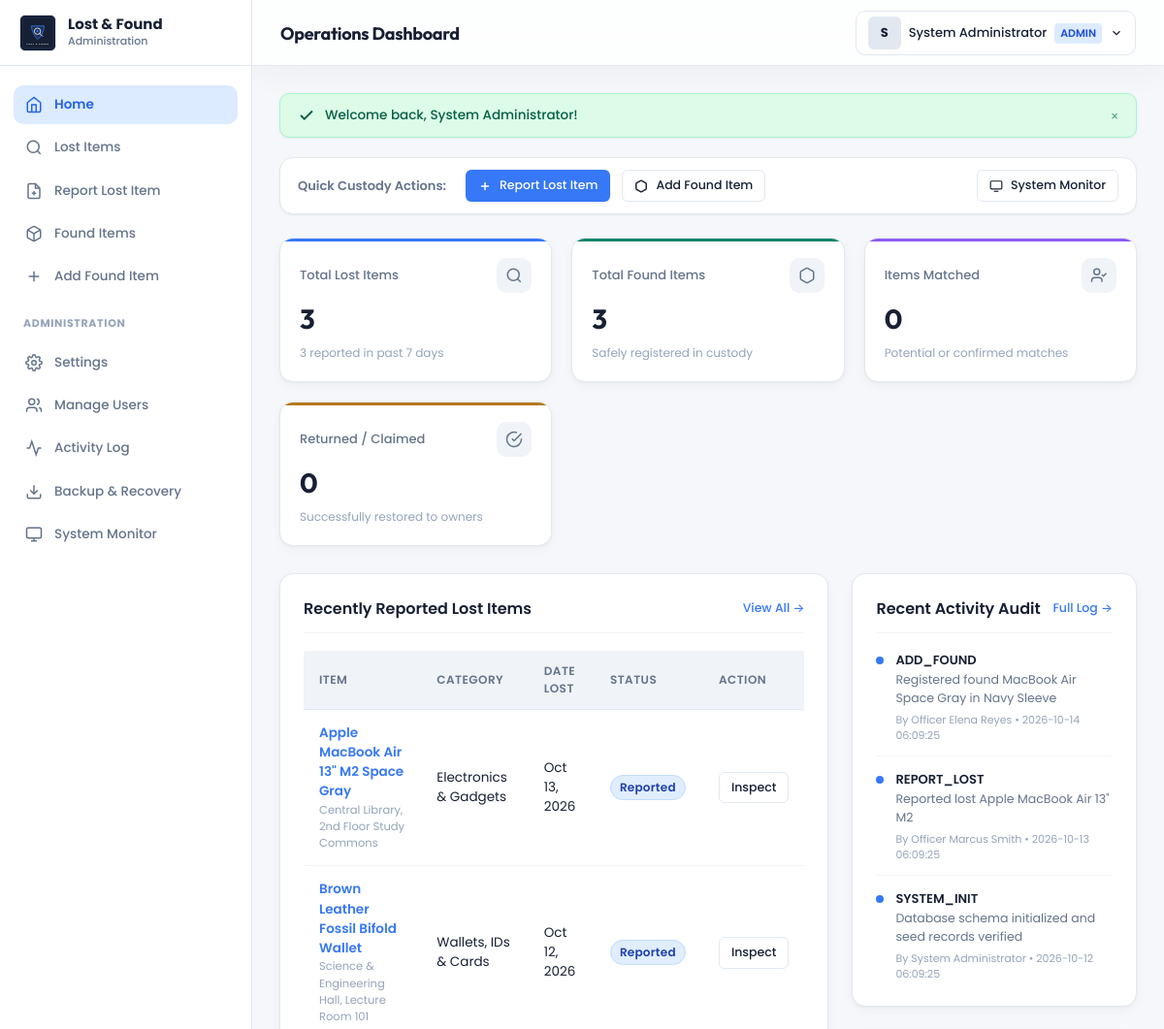
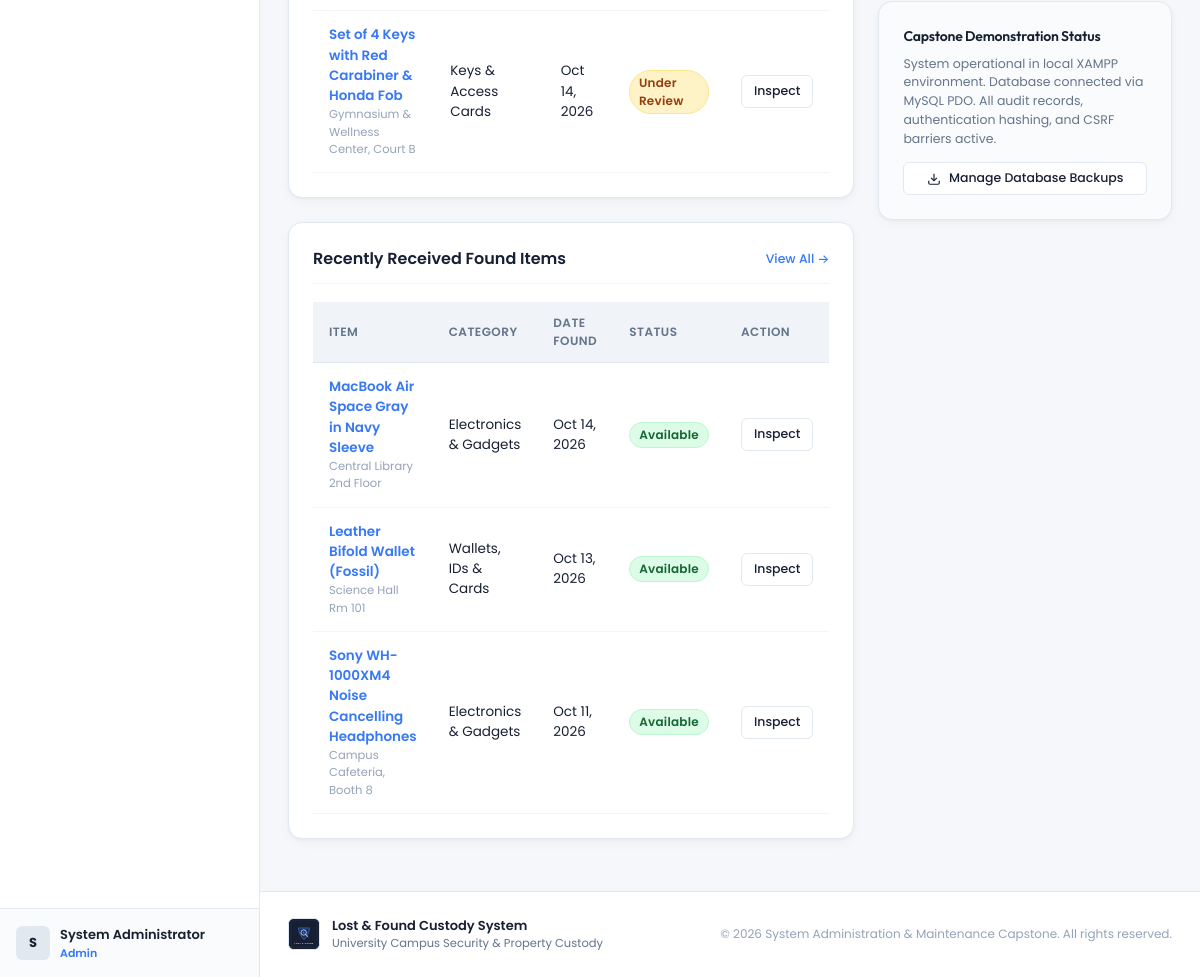
/dashboard.php (signed in), run on the app's committed database (2 pictures, top to bottom).
### tables this page shows
CREATE TABLE `users` (
  `id` int(11) NOT NULL AUTO_INCREMENT,
  `username` varchar(50) NOT NULL,
  `email` varchar(100) NOT NULL,
  `full_name` varchar(100) NOT NULL,
  `role` enum('admin','staff') NOT NULL DEFAULT 'staff',
  `password_hash` varchar(255) NOT NULL,
  `status` enum('active','inactive') NOT NULL DEFAULT 'active',
  `last_login` datetime DEFAULT NULL,
  `created_at` timestamp NOT NULL DEFAULT CURRENT_TIMESTAMP,
  `updated_at` timestamp NOT NULL DEFAULT CURRENT_TIMESTAMP ON UPDATE CURRENT_TIMESTAMP,
  PRIMARY KEY (`id`),
  UNIQUE KEY `uk_username` (`username`),
  UNIQUE KEY `uk_email` (`email`),
  KEY `idx_role` (`role`),
  KEY `idx_status` (`status`)
);

CREATE TABLE `lost_items` (
  `id` int(11) NOT NULL AUTO_INCREMENT,
  `item_name` varchar(150) NOT NULL,
  `category_id` int(11) DEFAULT NULL,
  `description` text NOT NULL,
  `date_lost` date NOT NULL,
  `location_lost` varchar(150) NOT NULL,
  `reported_by_user_id` int(11) NOT NULL,
  `contact_name` varchar(100) DEFAULT NULL,
  `contact_phone` varchar(50) DEFAULT NULL,
  `contact_email` varchar(100) DEFAULT NULL,
  `image_path` varchar(255) DEFAULT NULL,
  `status` enum('Reported','Under Review','Matched','Claimed','Closed') NOT NULL DEFAULT 'Reported',
  `created_at` timestamp NOT NULL DEFAULT CURRENT_TIMESTAMP,
  `updated_at` timestamp NOT NULL DEFAULT CURRENT_TIMESTAMP ON UPDATE CURRENT_TIMESTAMP,
  PRIMARY KEY (`id`),
  KEY `fk_lost_category` (`category_id`),
  KEY `fk_lost_user` (`reported_by_user_id`),
  KEY `idx_lost_status` (`status`),
  KEY `idx_date_lost` (`date_lost`),
  CONSTRAINT `fk_lost_category` FOREIGN KEY (`category_id`) REFERENCES `categories` (`id`) ON DELETE SET NULL,
  CONSTRAINT `fk_lost_user` FOREIGN KEY (`reported_by_user_id`) REFERENCES `users` (`id`)
);

CREATE TABLE `categories` (
  `id` int(11) NOT NULL AUTO_INCREMENT,
  `name` varchar(100) NOT NULL,
  `slug` varchar(100) NOT NULL,
  `description` varchar(255) DEFAULT NULL,
  `icon` varchar(50) DEFAULT 'folder',
  `is_active` tinyint(1) NOT NULL DEFAULT 1,
  `created_at` timestamp NOT NULL DEFAULT CURRENT_TIMESTAMP,
  PRIMARY KEY (`id`),
  UNIQUE KEY `uk_slug` (`slug`)
);

CREATE TABLE `found_items` (
  `id` int(11) NOT NULL AUTO_INCREMENT,
  `item_name` varchar(150) NOT NULL,
  `category_id` int(11) DEFAULT NULL,
  `description` text NOT NULL,
  `date_found` date NOT NULL,
  `location_found` varchar(150) NOT NULL,
  `storage_location` varchar(150) DEFAULT 'Main Custody Locker #1',
  `recorded_by_user_id` int(11) NOT NULL,
  `image_path` varchar(255) DEFAULT NULL,
  `status` enum('Available','Matched','Returned','Disposed') NOT NULL DEFAULT 'Available',
  `additional_notes` text DEFAULT NULL,
  `created_at` timestamp NOT NULL DEFAULT CURRENT_TIMESTAMP,
  `updated_at` timestamp NOT NULL DEFAULT CURRENT_TIMESTAMP ON UPDATE CURRENT_TIMESTAMP,
  PRIMARY KEY (`id`),
  KEY `fk_found_category` (`category_id`),
  KEY `fk_found_user` (`recorded_by_user_id`),
  KEY `idx_found_status` (`status`),
  KEY `idx_date_found` (`date_found`),
  CONSTRAINT `fk_found_category` FOREIGN KEY (`category_id`) REFERENCES `categories` (`id`) ON DELETE SET NULL,
  CONSTRAINT `fk_found_user` FOREIGN KEY (`recorded_by_user_id`) REFERENCES `users` (`id`)
);

CREATE TABLE `activity_logs` (
  `id` int(11) NOT NULL AUTO_INCREMENT,
  `user_id` int(11) DEFAULT NULL,
  `action` varchar(100) NOT NULL,
  `entity_type` varchar(50) DEFAULT NULL,
  `entity_id` int(11) DEFAULT NULL,
  `details` text DEFAULT NULL,
  `ip_address` varchar(45) DEFAULT NULL,
  `user_agent` varchar(255) DEFAULT NULL,
  `created_at` timestamp NOT NULL DEFAULT CURRENT_TIMESTAMP,
  PRIMARY KEY (`id`),
  KEY `idx_log_user` (`user_id`),
  KEY `idx_log_action` (`action`),
  KEY `idx_log_created` (`created_at`)
);

CREATE TABLE `system_settings` (
  `id` int(11) NOT NULL AUTO_INCREMENT,
  `setting_key` varchar(50) NOT NULL,
  `setting_value` text NOT NULL,
  `setting_group` varchar(50) NOT NULL DEFAULT 'general',
  `description` varchar(255) DEFAULT NULL,
  `updated_at` timestamp NOT NULL DEFAULT CURRENT_TIMESTAMP ON UPDATE CURRENT_TIMESTAMP,
  PRIMARY KEY (`id`),
  UNIQUE KEY `uk_setting_key` (`setting_key`)
);

### dashboard.php (the view, shortened to what the rows shown need)
<?php
require_once APP_ROOT . '/includes/auth.php';
require_once APP_ROOT . '/includes/functions.php';
$db = get_db_connection();
$stmtLost = $db->query(
    "SELECT l.*, c.name AS category_name, u.full_name AS reporter_name
     FROM lost_items l
     LEFT JOIN categories c ON l.category_id = c.id
     LEFT JOIN users u ON l.reported_by_user_id = u.id
     ORDER BY l.created_at DESC LIMIT 5"
);
$recentLostItems = $stmtLost->fetchAll();
$stmtFound = $db->query(
    "SELECT f.*, c.name AS category_name, u.full_name AS recorder_name
     FROM found_items f
     LEFT JOIN categories c ON f.category_id = c.id
     LEFT JOIN users u ON f.recorded_by_user_id = u.id
     ORDER BY f.created_at DESC LIMIT 5"
);
$recentFoundItems = $stmtFound->fetchAll();
$stmtLogs = $db->query(
    "SELECT a.*, u.full_name, u.username, u.role
     FROM activity_logs a
     LEFT JOIN users u ON a.user_id = u.id
     ORDER BY a.created_at DESC LIMIT 6"
);
$recentActivities = $stmtLogs->fetchAll();
$pageHeading = 'Operations Dashboard';
require_once APP_ROOT . '/includes/header.php';
require_once APP_ROOT . '/includes/sidebar.php';
?>
<div class="app-main">
    <?php require_once APP_ROOT . '/includes/navbar.php'; ?>
    <div class="content-wrapper">
        <div class="dashboard-split-grid">
            <div>
                <div class="card">
                    <div class="table-responsive">
                        <table class="table-custom">
                            <thead>
                                <tr>
                                    <th>Item</th>
                                    <th>Category</th>
                                    <th>Date Lost</th>
                                    <th>Status</th>
                                    <th>Action</th>
                                </tr>
                            </thead>
                            <tbody>
                                <?php if (empty($recentLostItems)): ?>
                                    <tr><td colspan="5" style="text-align:center;color:var(--text-muted);padding:24px;">No lost items reported yet.</td></tr>
                                <?php else: ?>
                                    <?php foreach ($recentLostItems as $item): ?>
                                        <tr>
                                            <td style="font-weight:600;">
                                                <a href="<?= BASE_URL ?>/lost_items/view.php?id=<?= $item['id'] ?>"><?= e($item['item_name']) ?></a>
                                                <div style="font-size:11.5px;color:var(--text-muted);font-weight:normal;"><?= e($item['location_lost']) ?></div>
                                            </td>
                                            <td><?= e($item['category_name'] ?? 'General') ?></td>
                                            <td><?= format_date($item['date_lost']) ?></td>
                                            <td><?= render_status_badge($item['status']) ?></td>
                                            <td>
                                                <a href="<?= BASE_URL ?>/lost_items/view.php?id=<?= $item['id'] ?>" class="btn btn-secondary btn-sm">Inspect</a>
                                            </td>
                                        </tr>
                                    <?php endforeach; ?>
                                <?php endif; ?>
                            </tbody>
                        </table>
                    </div>
                </div>
                <div class="card">
                    <div class="table-responsive">
                        <table class="table-custom">
                            <thead>
                                <tr>
                                    <th>Item</th>
                                    <th>Category</th>
                                    <th>Date Found</th>
                                    <th>Status</th>
                                    <th>Action</th>
                                </tr>
                            </thead>
                            <tbody>
                                <?php if (empty($recentFoundItems)): ?>
                                    <tr><td colspan="5" style="text-align:center;color:var(--text-muted);padding:24px;">No found items registered yet.</td></tr>
                                <?php else: ?>
                                    <?php foreach ($recentFoundItems as $item): ?>
                                        <tr>
                                            <td style="font-weight:600;">
                                                <a href="<?= BASE_URL ?>/found_items/view.php?id=<?= $item['id'] ?>"><?= e($item['item_name']) ?></a>
                                                <div style="font-size:11.5px;color:var(--text-muted);font-weight:normal;"><?= e($item['location_found']) ?></div>
                                            </td>
                                            <td><?= e($item['category_name'] ?? 'General') ?></td>
                                            <td><?= format_date($item['date_found']) ?></td>
                                            <td><?= render_status_badge($item['status']) ?></td>
                                            <td>
                                                <a href="<?= BASE_URL ?>/found_items/view.php?id=<?= $item['id'] ?>" class="btn btn-secondary btn-sm">Inspect</a>
                                            </td>
                                        </tr>
                                    <?php endforeach; ?>
                                <?php endif; ?>
                            </tbody>
                        </table>
                    </div>
                </div>
            </div>
            <div>
                <div class="card">
                    <div class="activity-feed-list">
                        <?php if (empty($recentActivities)): ?>
                            <div style="color:var(--text-muted);font-size:13px;text-align:center;padding:20px;">No recorded events yet.</div>
                        <?php else: ?>
                            <?php foreach ($recentActivities as $act): ?>
                                <div class="activity-feed-item">
                                    <div class="activity-dot"></div>
                                    <div class="activity-content">
                                        <div class="activity-action"><?= e($act['action']) ?></div>
                                        <div class="activity-details"><?= e($act['details'] ?? 'Executed event') ?></div>
                                        <div class="activity-time">
                                            By <?= e($act['full_name'] ?? 'System') ?> &bull; <?= e($act['created_at']) ?>
                                        </div>
                                    </div>
                                </div>
                            <?php endforeach; ?>
                        <?php endif; ?>
                    </div>
                </div>
            </div>
        </div>
<?php
require_once APP_ROOT . '/includes/footer.php';
?>

### includes/sidebar.php (shortened to what the rows shown need)
<?php
$user = current_user();
?>
<aside class="app-sidebar">
    <div class="sidebar-footer">
        <div class="sidebar-user-card">
            <div class="user-avatar-badge">
                <?= strtoupper(substr($user['full_name'] ?? 'U', 0, 1)) ?>
            </div>
            <div class="user-details">
                <div class="user-name"><?= e($user['full_name'] ?? 'Staff') ?></div>
                <div class="user-role-badge"><?= e($user['role'] ?? 'staff') ?></div>
            </div>
        </div>
    </div>
</aside>

### includes/navbar.php (shortened to what the rows shown need)
<?php
$user = current_user();
$pageHeading = $pageHeading ?? 'Overview';
?>
<header class="app-topbar glass-panel">
    <div class="topbar-left">
        <h1 class="topbar-page-title"><?= e($pageHeading) ?></h1>
    </div>
    <div class="topbar-right">
        <?php if ($user): ?>
            <div class="profile-menu">
                <button type="button" class="profile-trigger" id="profileTrigger" aria-expanded="false">
                    <div class="user-avatar-badge">
                        <?= strtoupper(substr($user['full_name'], 0, 1)) ?>
                    </div>
                    <span style="font-weight: 500;"><?= e($user['full_name']) ?></span>
                    <span style="font-size: 11px; padding: 2px 6px; border-radius: 4px; background: <?= is_admin() ? '#DCEBFF' : '#E2E8F0' ?>; color: <?= is_admin() ? '#1D4ED8' : '#475569' ?>; font-weight: 600; text-transform: uppercase;">
                        <?= e($user['role']) ?>
                    </span>
                    <svg width="14" height="14" viewBox="0 0 24 24" fill="none" stroke="currentColor" stroke-width="2"><path d="m6 9 6 6 6-6"/></svg>
                </button>
            </div>
        <?php endif; ?>
    </div>
</header>

### includes/functions.php (shortened to what the rows shown need)
<?php
function e($value): string {
    return htmlspecialchars((string)($value ?? ''), ENT_QUOTES, 'UTF-8');
}
function get_system_setting(string $key, string $default = ''): string {
    try {
        $db = get_db_connection();
        $stmt = $db->prepare("SELECT setting_value FROM system_settings WHERE setting_key = :k LIMIT 1");
        $stmt->execute(['k' => $key]);
        $val = $stmt->fetchColumn();
        if ($val !== false) {
            return (string)$val;
        }
    } catch (Exception $e) {
        error_log('Failed to fetch setting ' . $key . ': ' . $e->getMessage());
    }
    return $default;
}
function render_status_badge(string $status): string {
    $map = [
        'Reported'     => ['bg' => '#E0EDFD', 'text' => '#1E40AF', 'border' => '#BFDBFE'],
        'Under Review' => ['bg' => '#FEF3C7', 'text' => '#92400E', 'border' => '#FDE68A'],
        'Matched'      => ['bg' => '#EDE9FE', 'text' => '#6D28D9', 'border' => '#DDD6FE'],
        'Available'    => ['bg' => '#DCFCE7', 'text' => '#166534', 'border' => '#BBF7D0'],
        'Returned'     => ['bg' => '#D1FAE5', 'text' => '#065F46', 'border' => '#A7F3D0'],
        'Claimed'      => ['bg' => '#D1FAE5', 'text' => '#065F46', 'border' => '#A7F3D0'],
        'Closed'       => ['bg' => '#F1F5F9', 'text' => '#475569', 'border' => '#E2E8F0'],
        'Disposed'     => ['bg' => '#FEE2E2', 'text' => '#991B1B', 'border' => '#FECACA'],
        'active'       => ['bg' => '#DCFCE7', 'text' => '#166534', 'border' => '#BBF7D0'],
        'inactive'     => ['bg' => '#FEE2E2', 'text' => '#991B1B', 'border' => '#FECACA'],
    ];
    $cfg = $map[$status] ?? ['bg' => '#F1F5F9', 'text' => '#475569', 'border' => '#E2E8F0'];
    return sprintf(
        '<span style="display:inline-flex;align-items:center;padding:3px 9px;border-radius:9999px;font-size:12px;font-weight:600;background:%s;color:%s;border:1px solid %s;letter-spacing:0.02em;">%s</span>',
        $cfg['bg'],
        $cfg['text'],
        $cfg['border'],
        e($status)
    );
}
function format_date(?string $dateStr): string {
    $timestamp = strtotime($dateStr);
    return date('M d, Y', $timestamp);
}

### includes/footer.php (shortened to what the rows shown need)
<?php
$orgName = get_system_setting('organization_name', 'Campus Security & Property Custody');
$sysName = get_system_setting('system_name', 'Lost & Found Management System');
?>
    </div>
    <footer style="margin-top: auto; background: #FFFFFF; border-top: 1px solid var(--border-color); padding: 24px 28px;">
        <div style="max-width: 1400px; margin: 0 auto; display: flex; flex-wrap: wrap; justify-content: space-between; align-items: center; gap: 16px;">
            <div style="display: flex; align-items: center; gap: 12px;">
                <div>
                    <div style="font-size: 13px; font-weight: 600; color: var(--text-primary);"><?= e($sysName) ?></div>
                    <div style="font-size: 11.5px; color: var(--text-secondary);"><?= e($orgName) ?></div>
                </div>
            </div>
        </div>
    </footer>
    </div>
</div>
</body>
</html>

### data on the page
users: full_name "S", full_name "System Administrator", role "Admin", role "ADMIN"
lost_items: item_name "Apple MacBook Air 13\" M2 Space Gray", location_lost "Central Library, 2nd Floor Study Commons", category.name "Electronics & Gadgets", date_lost "Oct 13, 2026", status "Reported"
lost_items: item_name "Brown Leather Fossil Bifold Wallet", location_lost "Science & Engineering Hall, Lecture Room 101", category.name "Wallets, IDs & Cards", date_lost "Oct 12, 2026", status "Reported"
lost_items: item_name "Set of 4 Keys with Red Carabiner & Honda Fob", location_lost "Gymnasium & Wellness Center, Court B", category.name "Keys & Access Cards", date_lost "Oct 14, 2026", status "Under Review"
found_items: item_name "MacBook Air Space Gray in Navy Sleeve", location_found "Central Library 2nd Floor", category.name "Electronics & Gadgets", date_found "Oct 14, 2026", status "Available"
found_items: item_name "Leather Bifold Wallet (Fossil)", location_found "Science Hall Rm 101", category.name "Wallets, IDs & Cards", date_found "Oct 13, 2026", status "Available"
found_items: item_name "Sony WH-1000XM4 Noise Cancelling Headphones", location_found "Campus Cafeteria, Booth 8", category.name "Electronics & Gadgets", date_found "Oct 11, 2026", status "Available"
activity_logs: action "ADD_FOUND", details "Registered found MacBook Air Space Gray in Navy Sleeve", user.full_name "Officer Elena Reyes", created_at "2026-10-14 06:09:25"
activity_logs: action "REPORT_LOST", details "Reported lost Apple MacBook Air 13\" M2", user.full_name "Officer Marcus Smith", created_at "2026-10-13 06:09:25"
activity_logs: action "SYSTEM_INIT", details "Database schema initialized and seed records verified", user.full_name "System Administrator", created_at "2026-10-12 06:09:25"
system_settings: setting_value "Lost & Found Custody System"
system_settings: setting_value "University Campus Security & Property Custody"

### other printed values
$pageHeading "Operations Dashboard"
$flash['message'] "Welcome back, System Administrator!"
$totalLost "3"
$recentLost "3"
$totalFound "3"
$totalMatched "0"
$totalReturned "0"
